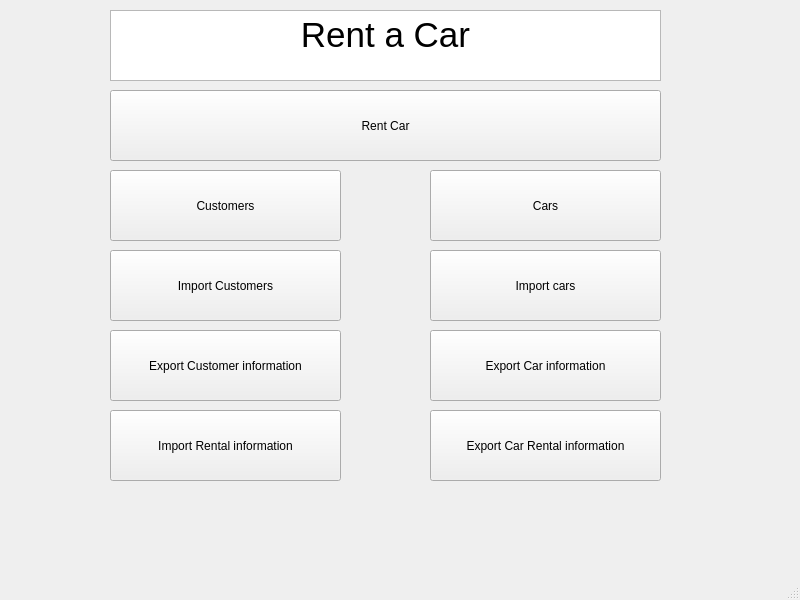
<?xml version="1.0" encoding="UTF-8"?>
<ui version="4.0">
 <class>MainWindow</class>
 <widget class="QMainWindow" name="MainWindow">
  <property name="geometry">
   <rect>
    <x>0</x>
    <y>0</y>
    <width>800</width>
    <height>600</height>
   </rect>
  </property>
  <property name="windowTitle">
   <string>MainWindow</string>
  </property>
  <widget class="QWidget" name="centralwidget">
   <widget class="QTextBrowser" name="textBrowser">
    <property name="geometry">
     <rect>
      <x>110</x>
      <y>10</y>
      <width>551</width>
      <height>71</height>
     </rect>
    </property>
    <property name="html">
     <string>&lt;!DOCTYPE HTML PUBLIC &quot;-//W3C//DTD HTML 4.0//EN&quot; &quot;http://www.w3.org/TR/REC-html40/strict.dtd&quot;&gt;
&lt;html&gt;&lt;head&gt;&lt;meta name=&quot;qrichtext&quot; content=&quot;1&quot; /&gt;&lt;meta charset=&quot;utf-8&quot; /&gt;&lt;style type=&quot;text/css&quot;&gt;
p, li { white-space: pre-wrap; }
hr { height: 1px; border-width: 0; }
li.unchecked::marker { content: &quot;\2610&quot;; }
li.checked::marker { content: &quot;\2612&quot;; }
&lt;/style&gt;&lt;/head&gt;&lt;body style=&quot; font-family:'Segoe UI'; font-size:9pt; font-weight:400; font-style:normal;&quot;&gt;
&lt;p align=&quot;center&quot; style=&quot; margin-top:0px; margin-bottom:0px; margin-left:0px; margin-right:0px; -qt-block-indent:0; text-indent:0px;&quot;&gt;&lt;span style=&quot; font-size:26pt;&quot;&gt;Rent a Car&lt;/span&gt;&lt;/p&gt;&lt;/body&gt;&lt;/html&gt;</string>
    </property>
   </widget>
   <widget class="QPushButton" name="Rental">
    <property name="geometry">
     <rect>
      <x>110</x>
      <y>90</y>
      <width>551</width>
      <height>71</height>
     </rect>
    </property>
    <property name="text">
     <string>Rent Car</string>
    </property>
   </widget>
   <widget class="QPushButton" name="addcustomers">
    <property name="geometry">
     <rect>
      <x>110</x>
      <y>170</y>
      <width>231</width>
      <height>71</height>
     </rect>
    </property>
    <property name="text">
     <string>Customers</string>
    </property>
   </widget>
   <widget class="QPushButton" name="AddCar">
    <property name="geometry">
     <rect>
      <x>430</x>
      <y>170</y>
      <width>231</width>
      <height>71</height>
     </rect>
    </property>
    <property name="text">
     <string>Cars</string>
    </property>
   </widget>
   <widget class="QPushButton" name="imporcustomer">
    <property name="geometry">
     <rect>
      <x>110</x>
      <y>250</y>
      <width>231</width>
      <height>71</height>
     </rect>
    </property>
    <property name="text">
     <string>Import Customers</string>
    </property>
   </widget>
   <widget class="QPushButton" name="ImportCars">
    <property name="geometry">
     <rect>
      <x>430</x>
      <y>250</y>
      <width>231</width>
      <height>71</height>
     </rect>
    </property>
    <property name="text">
     <string>Import cars</string>
    </property>
   </widget>
   <widget class="QPushButton" name="ImportRentalInfo">
    <property name="geometry">
     <rect>
      <x>110</x>
      <y>410</y>
      <width>231</width>
      <height>71</height>
     </rect>
    </property>
    <property name="text">
     <string>Import Rental information</string>
    </property>
   </widget>
   <widget class="QPushButton" name="ExportCar">
    <property name="geometry">
     <rect>
      <x>430</x>
      <y>330</y>
      <width>231</width>
      <height>71</height>
     </rect>
    </property>
    <property name="text">
     <string>Export Car information</string>
    </property>
   </widget>
   <widget class="QPushButton" name="exportcust">
    <property name="geometry">
     <rect>
      <x>110</x>
      <y>330</y>
      <width>231</width>
      <height>71</height>
     </rect>
    </property>
    <property name="text">
     <string>Export Customer information</string>
    </property>
   </widget>
   <widget class="QPushButton" name="ExportCarRental">
    <property name="geometry">
     <rect>
      <x>430</x>
      <y>410</y>
      <width>231</width>
      <height>71</height>
     </rect>
    </property>
    <property name="text">
     <string>Export Car Rental information</string>
    </property>
   </widget>
  </widget>
  <widget class="QMenuBar" name="menubar">
   <property name="geometry">
    <rect>
     <x>0</x>
     <y>0</y>
     <width>800</width>
     <height>21</height>
    </rect>
   </property>
  </widget>
  <widget class="QStatusBar" name="statusbar"/>
 </widget>
 <resources/>
 <connections/>
</ui>
